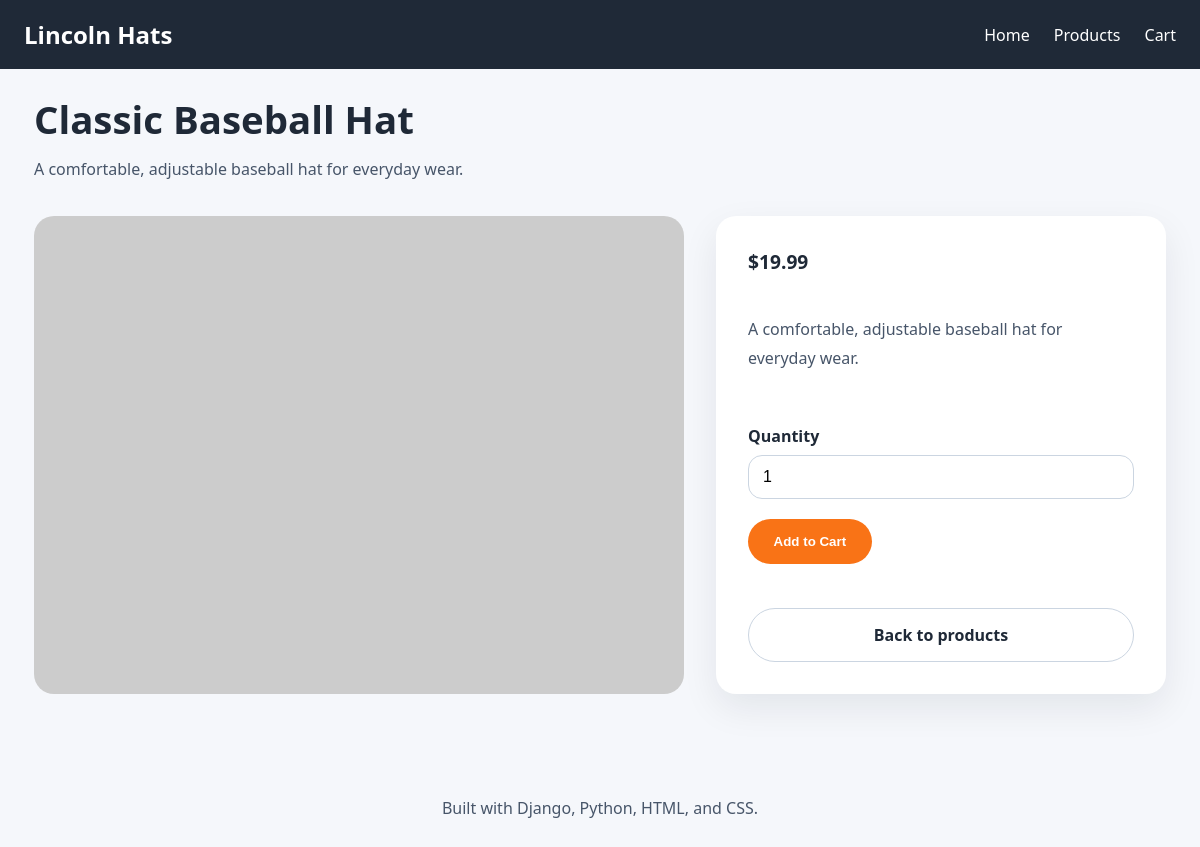
Screenshot of /products/classic-baseball-hat/ with the database file from the repository.
### store/models.py (models this page shows, shortened)
class Product(models.Model):
    name = models.CharField(max_length=200)
    slug = models.SlugField(max_length=220, unique=True)
    description = models.TextField(blank=True)
    price = models.DecimalField(max_digits=8, decimal_places=2, default=0)
    available = models.BooleanField(default=True)
    featured = models.BooleanField(default=False)
    image_url = models.CharField(max_length=300, blank=True)
    created_at = models.DateTimeField(auto_now_add=True)
    class Meta:
        ordering = ['name']
    def formatted_price(self):
        return f"${self.price:.2f}"

### store/views.py (the view)
# urls.py: path('products/<slug:slug>/', views.product_detail, name='product_detail'),
def product_detail(request, slug):
    product = get_object_or_404(Product, slug=slug, available=True)
    context = {
        'product': product,
        'cart_count': _cart_quantity(request),
    }
    return render(request, 'store/product_detail.html', context)

### store/views.py (called while the page is built)
def _get_cart(request):
    return request.session.setdefault('cart', {})

def _cart_quantity(request):
    return sum(int(quantity) for quantity in _get_cart(request).values())

### store/templates/store/product_detail.html (shortened to what this page needs)
{% extends 'store/base.html' %}
{% block content %}
<section class="section-header">
    <h1>{{ product.name }}</h1>
    <p>{{ product.description }}</p>
</section>
<div class="detail-grid">
    <div class="detail-image-large" style="background-image: url('{{ product.image_url }}');"></div>
    <div class="detail-copy">
        <span class="price-large">{{ product.formatted_price }}</span>
        <p>{{ product.description }}</p>
        <form method="POST" action="{% url 'store:add_to_cart' product.id %}">
            <label>
                Quantity
                <input type="number" name="quantity" value="1" min="1">
            </label>
            <button type="submit" class="button">Add to Cart</button>
        </form>
        <a class="button button-ghost" href="{% url 'store:product_list' %}">Back to products</a>
    </div>
</div>
{% endblock %}

### store/static/store/styles.css (style rules this page uses)
* { box-sizing: border-box; }
body { margin: 0; font-family: 'Segoe UI', Tahoma, Geneva, Verdana, sans-serif; color: #1f2937; background: #f5f7fb; }
a { color: #1f2937; text-decoration: none; }
button, input[type="submit"] { appearance: none; border: none; cursor: pointer; }
h1, h2, h3 { margin: 0; }
h1 { font-size: clamp(2.4rem, 2vw, 3.5rem); line-height: 1.05; }
p { color: #475569; line-height: 1.8; }
.button { display: inline-flex; align-items: center; justify-content: center; padding: 0.95rem 1.6rem; border-radius: 999px; background: #f97316; color: white; font-weight: 700; margin-top: 20px; transition: transform 0.2s ease, filter 0.2s ease; }
.button-ghost { background: transparent; color: #1f2937; border: 1px solid #cbd5e1; }
.section-header { margin-bottom: 32px; }
.product-card, .order-complete-card, .cart-table, .checkout-form, .detail-copy { background: white; border-radius: 20px; box-shadow: 0 14px 36px rgba(15, 23, 42, 0.08); }
.product-image, .detail-image-large { min-height: 220px; background-size: cover; background-position: center; }
.product-copy, .detail-copy { padding: 24px; }
.price, .price-large { font-size: 1.2rem; font-weight: 700; color: #1f2937; }
.detail-grid { display: grid; grid-template-columns: 1.3fr 0.9fr; gap: 32px; }
.detail-image-large { border-radius: 20px; }
.detail-copy { padding: 32px; display: grid; gap: 24px; }
.detail-copy label { display: block; margin-top: 12px; font-weight: 600; }
.detail-copy input[type="number"], .checkout-form input[type="text"], .checkout-form input[type="email"] { width: 100%; padding: 12px 14px; margin-top: 8px; border: 1px solid #cbd5e1; border-radius: 14px; font-size: 1rem; }

### rows the page displays
Product: name "Classic Baseball Hat", description "A comfortable, adjustable baseball hat for everyday wear.", formatted_price "$19.99"
